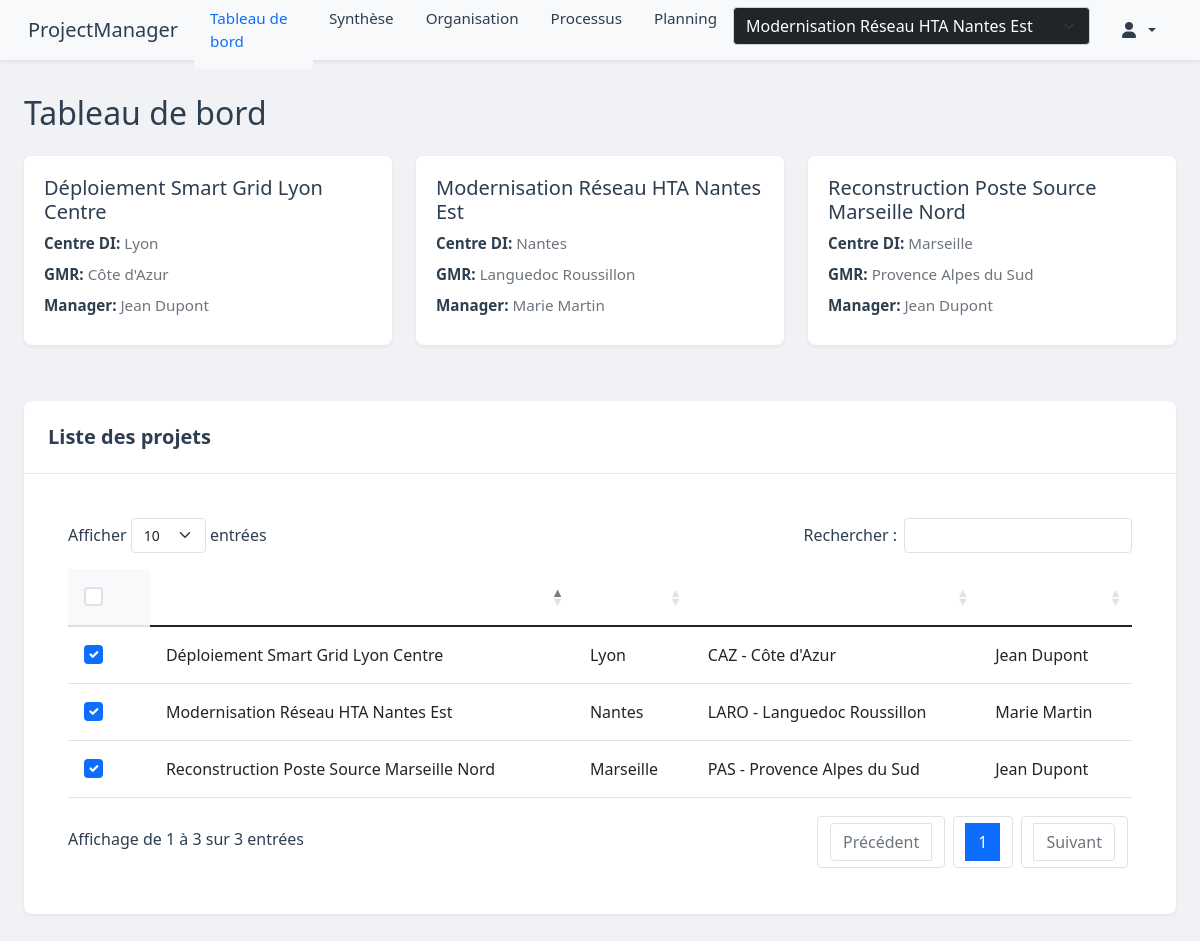
The app's page /dashboard/ (signed in) with its own data.
### core/models.py (models this page shows, shortened)
class Projet(models.Model):
    nom = models.CharField(max_length=200)
    centre_di = models.ForeignKey(CentreDI, on_delete=models.SET_NULL, null=True, verbose_name="Centre DI")
    gmr = models.ForeignKey(GMR, on_delete=models.SET_NULL, null=True, verbose_name="GMR")
    manager = models.ForeignKey(User, on_delete=models.SET_NULL, null=True)
    date_creation = models.DateTimeField(auto_now_add=True)
    selectionne = models.BooleanField(default=False)
    class Meta:
        verbose_name = "Projet"
        verbose_name_plural = "Projets"
        ordering = ['-date_creation']

class CentreDI(models.Model):
    nom = models.CharField(max_length=100)
    def __str__(self):
        return self.nom
    class Meta:
        verbose_name = "Centre DI"
        verbose_name_plural = "Centres DI"
        ordering = ['nom']

class GMR(models.Model):
    code = models.CharField(max_length=10)
    nom = models.CharField(max_length=100)
    def __str__(self):
        return f"{self.code} - {self.nom}"
    class Meta:
        verbose_name = "GMR"
        verbose_name_plural = "GMR"
        ordering = ['code']

### core/views.py (the view)
# urls.py: path('dashboard/', views.dashboard, name='dashboard'),
@login_required
def dashboard(request):
    projets = Projet.objects.all().select_related('centre_di', 'gmr', 'manager')
    projets_selectionnes = projets.filter(selectionne=True).order_by('nom')
    return render(request, 'dashboard.html', {
        'projets': projets,
        'projets_selectionnes': projets_selectionnes
    })

### core/context_processors.py (called while the page is built)
def projet_context(request):
    try:
        projets = Projet.objects.filter(selectionne=True)
        projet_actif_id = request.session.get('projet_actif_id')
        if projet_actif_id:
            projet_actif = projets.filter(id=projet_actif_id).first()
            if not projet_actif:
                projet_actif = projets.first()
                if projet_actif:
                    request.session['projet_actif_id'] = projet_actif.id
        else:
            projet_actif = projets.first()
            if projet_actif:
                request.session['projet_actif_id'] = projet_actif.id
        return {
            'projets': projets,
            'projet_actif': projet_actif
        }
    except Exception as e:
        return {
            'projets': [],
            'projet_actif': None
        }

### templates/dashboard.html (shortened to what this page needs)
{% extends 'base.html' %}
{% load static %}
{% block extra_css %}
<link rel="stylesheet" type="text/css" href="https://cdn.datatables.net/1.13.7/css/dataTables.bootstrap5.min.css">
<link rel="stylesheet" href="{% static 'css/dashboard.css' %}">
{% endblock %}
{% block content %}
<div class="container-fluid">
    <div class="d-flex justify-content-between align-items-center mb-4">
        <h2 class="mb-0">Tableau de bord</h2>
    </div>
    <div id="alerts-container" class="position-fixed top-0 end-0 p-3" style="z-index: 1050;"></div>
    <div id="selectedProjectsContainer" class="row mb-4">
        {% include 'partials/projets_selectionnes.html' with projets_selectionnes=projets_selectionnes %}
    </div>
    <div class="card">
        <div class="card-header">
            <div class="d-flex justify-content-between align-items-center">
                <h5 class="mb-0">Liste des projets</h5>
            </div>
        </div>
        <div class="card-body">
            <div class="table-responsive">
                <table class="table" id="projectsTable">
                    <thead>
                        <tr>
                            <th style="width: 50px;">
                                <input type="checkbox"
                                    class="form-check-input projet-checkbox {% if projet.selectionne %}checked{% endif %}"
                                    data-projet-id="{{ projet.id }}"
                                    {% if projet.selectionne %}checked{% endif %}>
                     <td>{{ projet.nom }}</td>
                     <td>{{ projet.centre_di }}</td>
                     <td>{{ projet.gmr }}</td>
                     <td>{{ projet.manager.get_full_name }}</td>
                 </tr>
                    </thead>
                    <tbody id="projectsTableBody">
                        {% include 'partials/table_body.html' %}
                    </tbody>
                </table>
            </div>
        </div>
    </div>
</div>
{% endblock %}

### templates/partials/projets_selectionnes.html
{% for projet in projets_selectionnes %}
<div class="col-md-4 mb-3">
    <div class="card project-card">
        <div class="card-body">
            <h5 class="card-title">{{ projet.nom }}</h5>
            <div class="project-info">
                <p><strong>Centre DI:</strong> {{ projet.centre_di.nom }}</p>
                <p><strong>GMR:</strong> {{ projet.gmr.nom }}</p>
                <p><strong>Manager:</strong> {{ projet.manager.get_full_name|default:projet.manager.username }}</p>
            </div>
        </div>
    </div>
</div>
{% endfor %}

### templates/partials/table_body.html
{% for projet in projets %}
<tr>
    <td>
        <input type="checkbox" class="form-check-input projet-checkbox"
               data-projet-id="{{ projet.id }}"
               {% if projet.selectionne %}checked{% endif %}>
    </td>
    <td>{{ projet.nom }}</td>
    <td>{{ projet.centre_di }}</td>
    <td>{{ projet.gmr }}</td>
    <td>{{ projet.manager.get_full_name }}</td>
</tr>
{% endfor %}

### static/css/style.css (style rules this page uses)
:root { --primary-color: #0d6efd; --secondary-color: #f8f9fa; --text-color: #2c3e50; --border-color: #e9ecef; --hover-color: #f8f9fa; --background-color: #f0f2f5; }
body { font-family: 'Segoe UI', Tahoma, Geneva, Verdana, sans-serif; background-color: var(--background-color); color: var(--text-color); margin: 0; padding: 0; padding-top: 70px; }
.card { background-color: white; border: none; border-radius: 8px; box-shadow: 0 2px 4px rgba(0,0,0,.05); margin-bottom: 1rem; }
.card-header { background-color: white; border-bottom: 1px solid var(--border-color); padding: 1rem; }
.card-body { padding: 1.25rem; }

### static/css/dashboard.css (style rules this page uses)
:root { --card-shadow: 0 2px 4px rgba(0,0,0,.05); --card-hover-shadow: 0 4px 15px rgba(0,0,0,0.1); --transition-speed: 0.3s; }
.project-info p { margin-bottom: 0.5rem; color: #6c757d; font-size: 0.95rem; }
.project-info strong { color: var(--text-color); font-weight: 600; }
.card-header { background-color: transparent; border-bottom: 1px solid #e9ecef; padding: 1.5rem; }
.card-header h5 { margin: 0; color: var(--text-color); font-weight: 600; }
table.dataTable { border-collapse: collapse !important; width: 100% !important; margin: 1rem 0 !important; }
table.dataTable thead th { background-color: #f8f9fa; border-bottom: 2px solid #dee2e6 !important; color: var(--text-color); font-weight: 600; padding: 1rem; }
table.dataTable tbody td { padding: 1rem; vertical-align: middle; border-bottom: 1px solid #dee2e6; }
.form-check-input { width: 1.2em; height: 1.2em; margin-top: 0.15em; cursor: pointer; border: 2px solid #dee2e6; }
.form-check-input:checked { background-color: var(--primary-color); border-color: var(--primary-color); }
.form-check-input { transition: background-color 0.3s, border-color 0.3s; }
#alerts-container { position: fixed; top: 20px; right: 20px; z-index: 1050; }

### records on screen
Projet: nom "Déploiement Smart Grid Lyon Centre", centre_di.nom "Lyon", gmr.nom "Côte d'Azur", manager.get_full_name "Jean Dupont", selectionne "☑", centre_di "Lyon", gmr "CAZ - Côte d'Azur"
Projet: nom "Modernisation Réseau HTA Nantes Est", centre_di.nom "Nantes", gmr.nom "Languedoc Roussillon", manager.get_full_name "Marie Martin", selectionne "☑", centre_di "Nantes", gmr "LARO - Languedoc Roussillon"
Projet: nom "Reconstruction Poste Source Marseille Nord", centre_di.nom "Marseille", gmr.nom "Provence Alpes du Sud", manager.get_full_name "Jean Dupont", selectionne "☑", centre_di "Marseille", gmr "PAS - Provence Alpes du Sud"

### other values on screen
form field value "Modernisation Réseau HTA Nantes Est"
